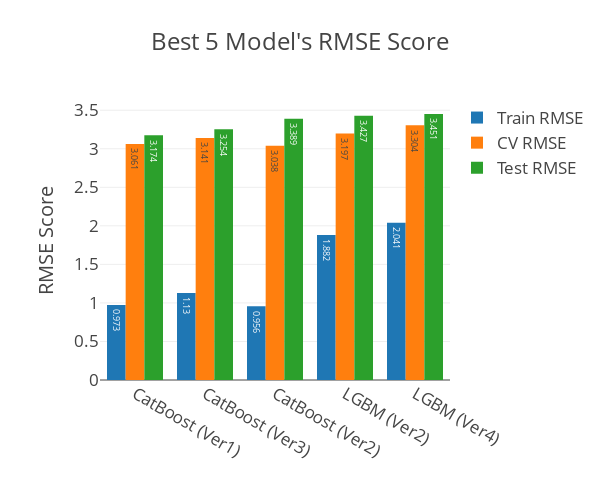

The notebook cell saved with this chart:
### Code cell
best_10_before = df_all_ver[df_all_ver["Dataset Version"].str.contains("unscaled")].head(5)
best_10_before["Dataset Version"] = best_10_before["Dataset Version"].apply(replace_ver)
best_10_before["Model"] = best_10_before["Model"] + " (" + best_10_before["Dataset Version"] + ")"
best_10_before.drop(columns=["Dataset Version"], inplace=True)

fig = go.Figure()

fig.add_trace(go.Bar(
    x=best_10_before['Model'], y=best_10_before['Train RMSE'],
    text=best_10_before['Train RMSE'], textposition='auto',
    name='Train RMSE'
))
fig.add_trace(go.Bar(
    x=best_10_before['Model'], y=best_10_before['CV RMSE'],
    text=best_10_before['CV RMSE'], textposition='auto',
    name='CV RMSE'
))
fig.add_trace(go.Bar(
    x=best_10_before['Model'], y=best_10_before['Test RMSE'],
    text=best_10_before['Test RMSE'], textposition='auto',
    name='Test RMSE'
))
fig.update_layout(
    title='Best 5 Model\'s RMSE Score',
    xaxis=None,
    yaxis=dict(title='RMSE Score'),
    height=500,
    width=600,
    margin=dict(l=100, r=100, t=100, b=120),
    font_size=17,
    
)
fig.show()

### Figure 1 — Plotly figure (JSON) as saved in the notebook; plotly's stock layout.template omitted (floating-point values rounded to 4 significant figures)
{"data": [{"name": "Train RMSE", "text": [0.973, 1.13, 0.956, 1.882, 2.041], "textposition": "auto", "type": "bar", "x": ["CatBoost (Ver1)", "CatBoost (Ver3)", "CatBoost (Ver2)", "LGBM (Ver2)", "LGBM (Ver4)"], "y": [0.973, 1.13, 0.956, 1.882, 2.041]}, {"name": "CV RMSE", "text": [3.061, 3.141, 3.038, 3.197, 3.304], "textposition": "auto", "type": "bar", "x": ["CatBoost (Ver1)", "CatBoost (Ver3)", "CatBoost (Ver2)", "LGBM (Ver2)", "LGBM (Ver4)"], "y": [3.061, 3.141, 3.038, 3.197, 3.304]}, {"name": "Test RMSE", "text": [3.174, 3.254, 3.389, 3.427, 3.451], "textposition": "auto", "type": "bar", "x": ["CatBoost (Ver1)", "CatBoost (Ver3)", "CatBoost (Ver2)", "LGBM (Ver2)", "LGBM (Ver4)"], "y": [3.174, 3.254, 3.389, 3.427, 3.451]}], "layout": {"font": {"size": 17}, "height": 500, "margin": {"b": 120, "l": 100, "r": 100, "t": 100}, "title": {"text": "Best 5 Model's RMSE Score"}, "width": 600, "xaxis": {}, "yaxis": {"title": {"text": "RMSE Score"}}}}
